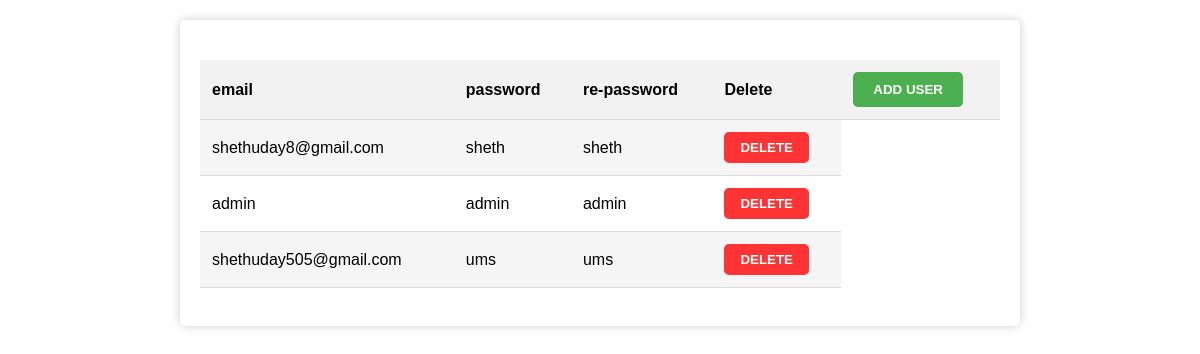
Page /admin/userdetails.php (signed in) on the committed database.
### tables this page shows
CREATE TABLE `users` (
  `email` varchar(255) NOT NULL,
  `pass` varchar(255) NOT NULL,
  `repass` varchar(255) NOT NULL
);

### admin/userdetails.php (the view, shortened to what this page needs)
<!-- <?php
	if(isset($_SESSION["ad_session"]))
	{
?> -->
<?php
$user = 'root';
$password = '';
$database = 'iv';
$servername='localhost';
$mysqli = new mysqli($servername, $user, $password, $database);
$sql = " SELECT * FROM users";
$result = $mysqli->query($sql);
?>
<!DOCTYPE html>
<html lang="en">
<head>
</head>
<body>
	<section>
		<table>
			<tr>
				<th>email</th>
				<th>password</th>
				<th>re-password</th>
				<th>Delete</th>
                <th>
                    <form action="addusr.php" method="get">
                        <input type="submit" value="Add User">
                    </form>
                </th>
			</tr>
			<?php
				while($rows=$result->fetch_assoc())
				{
			?>
			<tr>
				<td><?php echo $rows['email'];?></td>
				<td><?php echo $rows['pass'];?></td>
				<td><?php echo $rows['repass'];?></td>
				<td>
                        <form method="post">
                            <button type="submit" name="delete">Delete</button>
                        </form>
                    </td>
			</tr>
			<?php
				}
			?>
		</table>
</body>
</html>
<?php
	}
	else
		echo "<script>window.location='Login.php';</script>";
?>

### admin/userdetails.php (style rules this page uses)
body { font-family: Arial, sans-serif; background-size: cover; margin: 0; padding: 0; }
section { background-color: rgba(255, 255, 255, 0.9); padding: 20px; border-radius: 5px; box-shadow: 0 0 10px rgba(0, 0, 0, 0.2); margin: 20px auto; max-width: 800px; }
table { width: 100%; border-collapse: collapse; margin-top: 20px; }
th, td { padding: 12px; text-align: left; border-bottom: 1px solid #ddd; }
th { background-color: #f2f2f2; }
tr:nth-child(even) { background-color: #f5f5f5; }
input[type="submit"] { background-color: #4CAF50; color: #fff; padding: 10px 20px; border: none; border-radius: 5px; text-transform: uppercase; font-weight: bold; cursor: pointer; }
button[type="submit"] { background-color: #ff3333; color: #fff; padding: 8px 16px; border: none; border-radius: 5px; text-transform: uppercase; font-weight: bold; cursor: pointer; }

### rows in the picture
users: email "shethuday8@gmail.com", pass "sheth", repass "sheth"
users: email "admin", pass "admin", repass "admin"
users: email "shethuday505@gmail.com", pass "ums", repass "ums"
